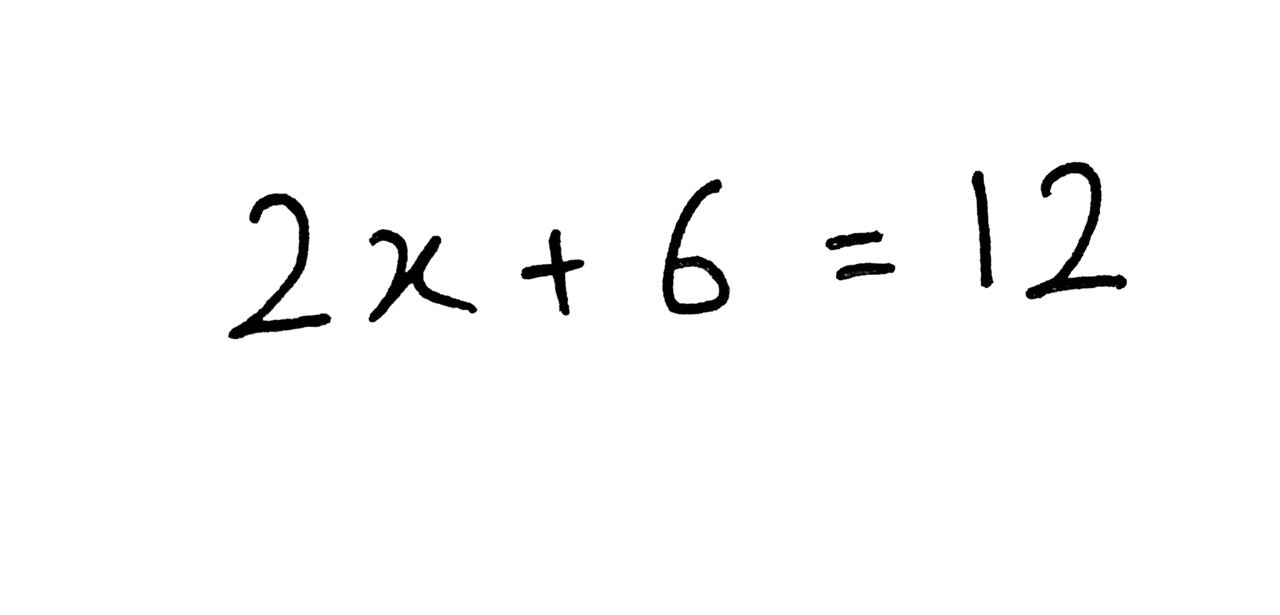
#> input picture images/2x+6=12.jpg, 1280 x 615 px
$ python -i augment_image.py   (imports and definitions only)
#> lines starting #> are read from the running program, lines starting #| are printed output that depends on the picture; after the words box and inside, x2 and y2 are one past the last pixel; in counts of white or black regions, pixels touching at a corner belong together
import cv2
import numpy as np


# Gets the bounding boxes around each number or symbol
def get_bounding_boxes(image_path):
    # Read image from which text needs to be extracted
#> called with image_path = 'images/2x+6=12.jpg'
    image = cv2.imread(image_path)
#> image is the input picture: shape (615, 1280, 3); min 0, max 255, mean 249.9

    # Make the edges sharper by removing the gradient between the writing and the background
    image[image > 100] = 255    # https://stackoverflow.com/a/19666680
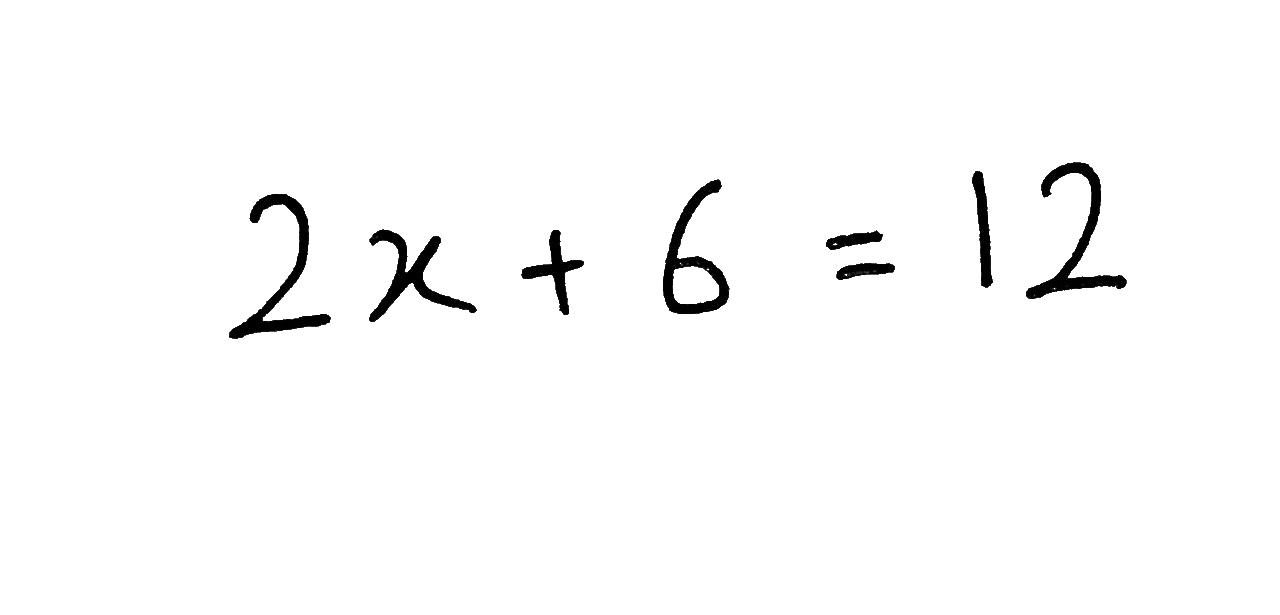
#> image: shape (615, 1280, 3); 1.29% of pixels changed, all inside (x1, y1, x2, y2) = (224, 160, 1128, 344)

    # Convert the image to gray scale
    gray = cv2.cvtColor(image, cv2.COLOR_BGR2GRAY)

    # Performing OTSU threshold
    ret, thresh1 = cv2.threshold(gray, 0, 255, cv2.THRESH_OTSU | cv2.THRESH_BINARY_INV)
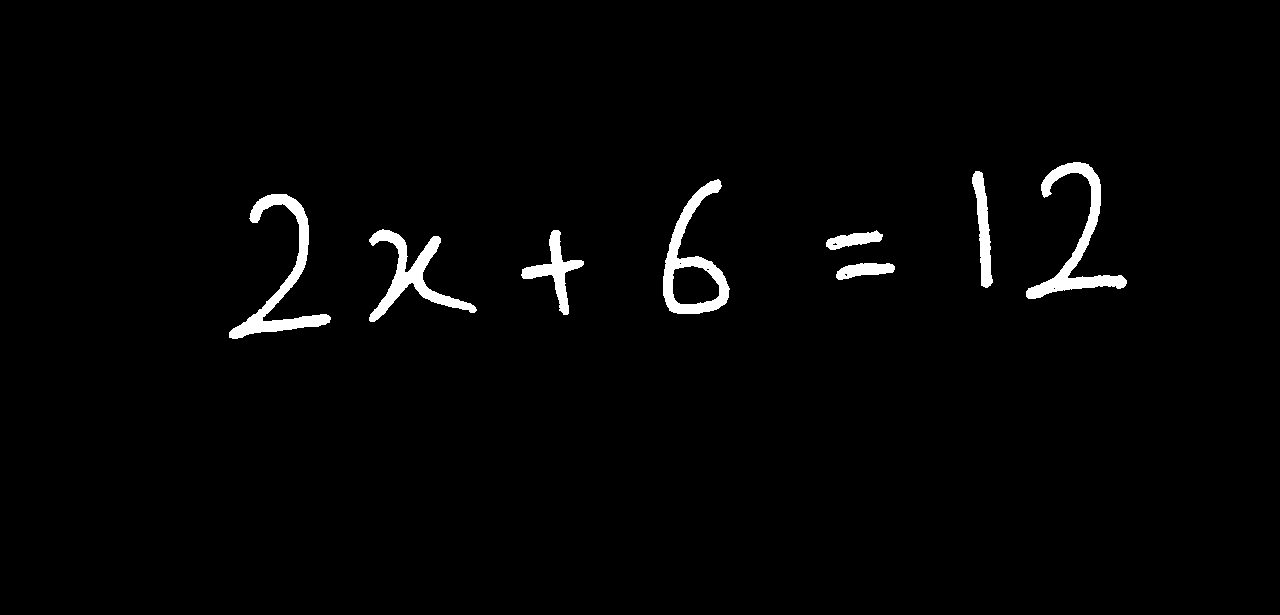
#> thresh1: shape (615, 1280); 1.9% white; 8 white regions, largest, box (x1, y1, x2, y2) and area: (229, 194, 331, 339) 3049, (1026, 162, 1127, 299) 2981, (663, 179, 730, 314) 2744
#> ret = 100

    # Specify structure shape and kernel size.
    # Kernel size increases or decreases the area of the rectangle to be detected.
    # A smaller value like (10, 10) will detect each word instead of a sentence.
    rect_kernel = cv2.getStructuringElement(cv2.MORPH_RECT, (5, 45))

    # Applying dilation on the threshold image
    dilation = cv2.dilate(thresh1, rect_kernel, iterations = 1)
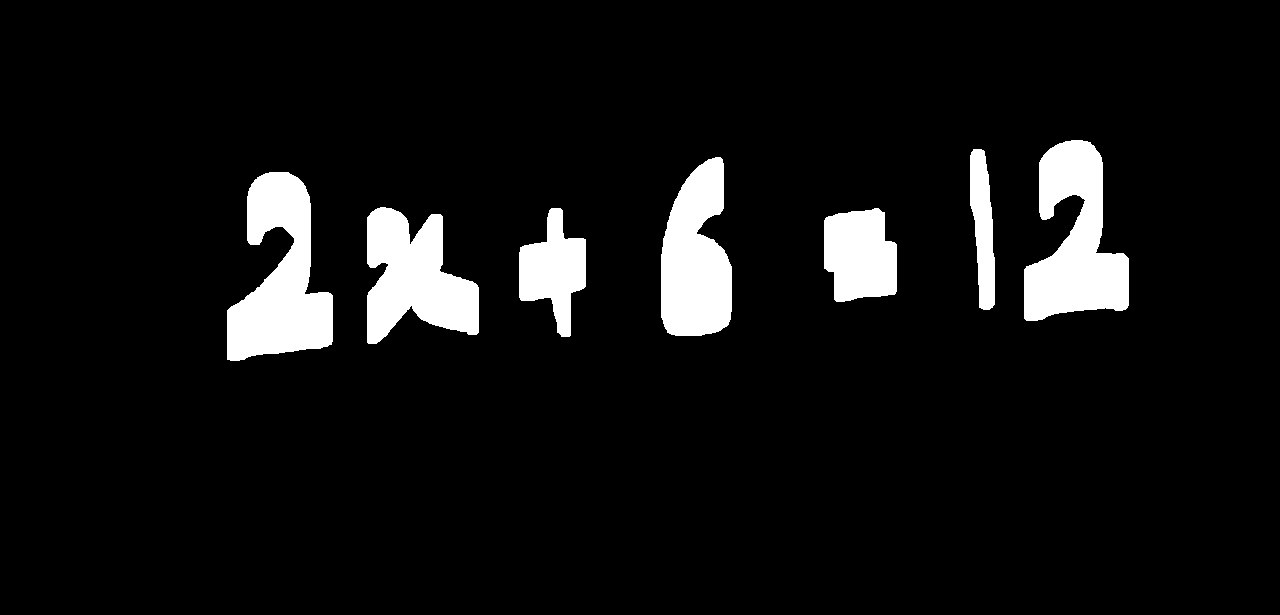
#> dilation: shape (615, 1280); 7.1% white; 7 white regions

    # Finding contours
    contours, hierarchy = cv2.findContours(dilation, cv2.RETR_EXTERNAL, cv2.CHAIN_APPROX_NONE)
#> contours = 7 contours; box (x1, y1, x2, y2) and area: (227, 172, 333, 361) 11424, (1024, 140, 1129, 321) 10990, (367, 207, 479, 344) 9644, (661, 157, 732, 336) 9312, (824, 208, 897, 302) 5503, (519, 208, 586, 337) 4692, (970, 149, 995, 310) 2626

    # Return an array of contours
    return contours

# Uses the bounding boxes to crop the image into seperate numbers or symbols
# [119 lines left out: functions get_chars, sort_chars, not called in this run]

>>> result = get_bounding_boxes('images/2x+6=12.jpg')
#> result has the same summary as contours in get_bounding_boxes

$ run again, on images/9x6=54.jpg
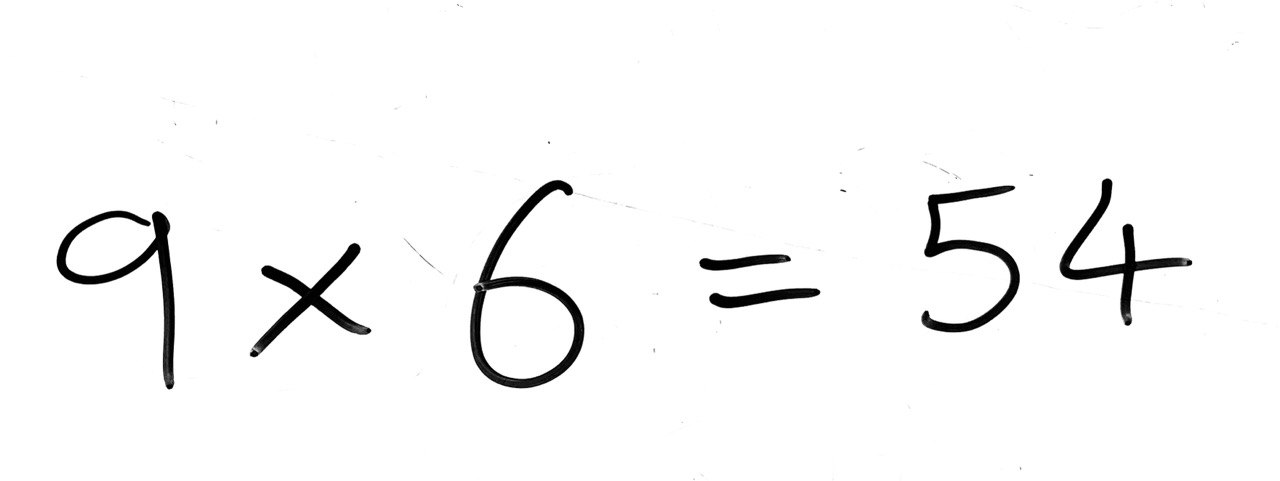
#> input picture images/9x6=54.jpg, 1280 x 481 px
#> in get_bounding_boxes, image is the input picture: shape (481, 1280, 3); min 0, max 255, mean 247
#> image: shape (481, 1280, 3); 3.59% of pixels changed, all inside (x1, y1, x2, y2) = (8, 0, 1280, 481)
#> in get_bounding_boxes, `ret, thresh1 = cv2.threshold(gray, 0, 255, cv2.THRESH_OTSU | cv2.THRES..`:
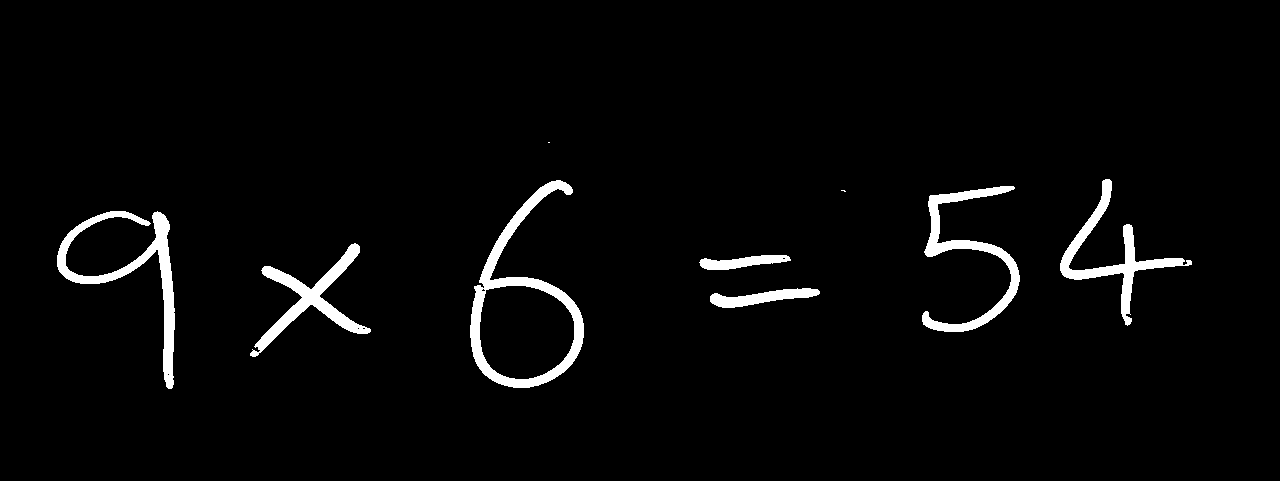
#> thresh1: shape (481, 1280); 3.1% white; 9 white regions (2 under 20 px), largest, box (x1, y1, x2, y2) and area: (470, 180, 584, 388) 4543, (57, 211, 175, 389) 3676, (922, 186, 1020, 332) 3135
#> ret = 100
#> in get_bounding_boxes, `dilation = cv2.dilate(thresh1, rect_kernel, iterations = 1)`:
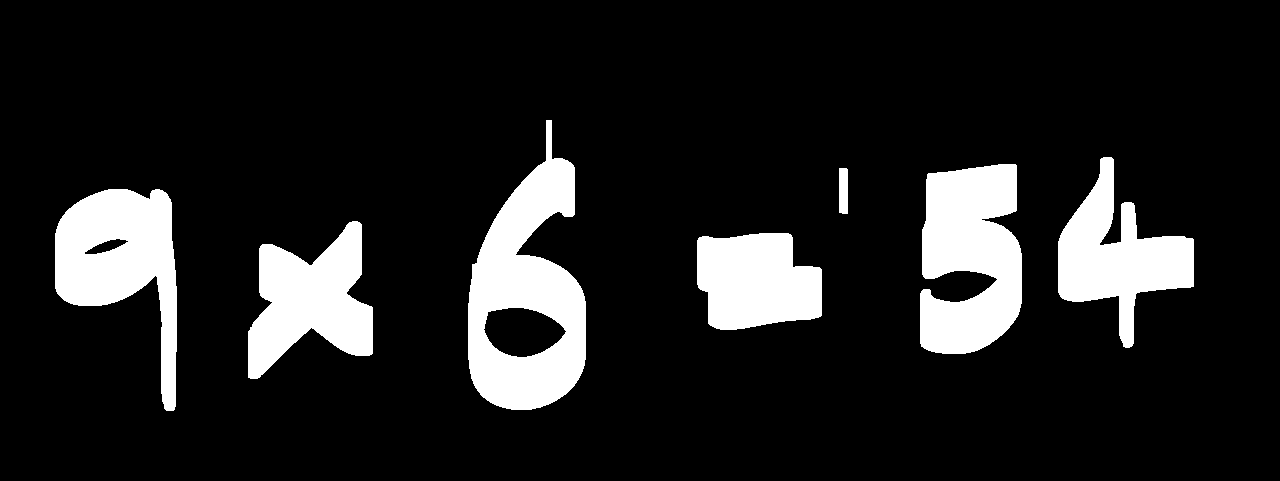
#> dilation: shape (481, 1280); 13% white; 7 white regions
#> contours = 7 contours; box (x1, y1, x2, y2) and area: (468, 120, 586, 410) 20844, (920, 164, 1022, 354) 14846, (55, 189, 177, 411) 13444, (248, 221, 373, 379) 11252, (1058, 157, 1194, 348) 10945, (697, 233, 822, 330) 9662, (839, 168, 848, 214) 357
#> result has the same summary as contours in get_bounding_boxes

$ run again, on images/9x9x9x.jpg
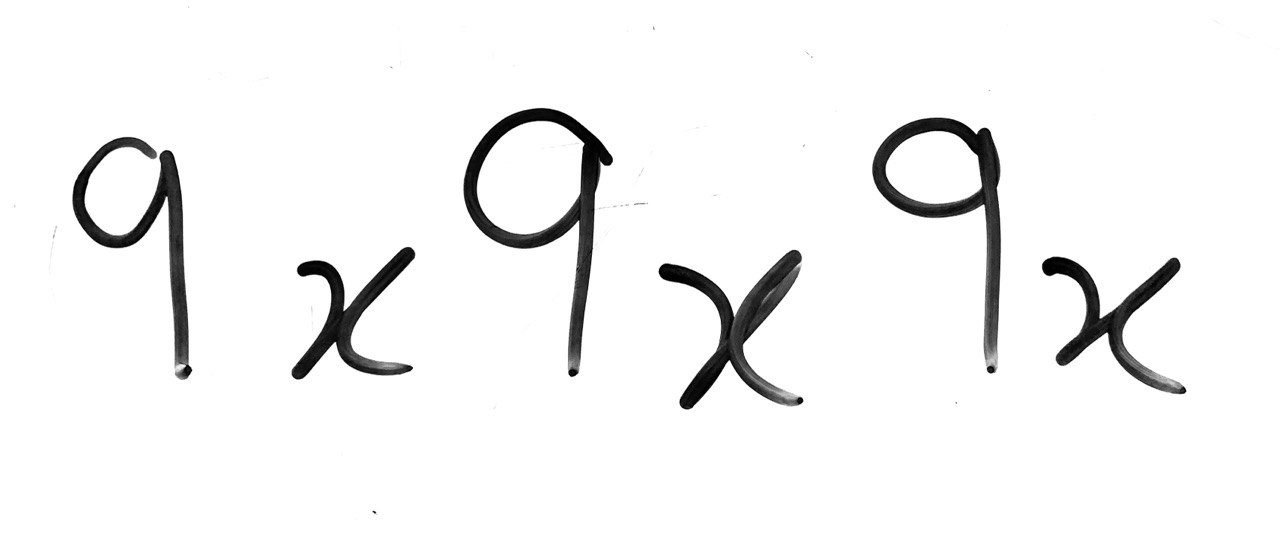
#> input picture images/9x9x9x.jpg, 1280 x 533 px
#> in get_bounding_boxes, image is the input picture: shape (533, 1280, 3); min 0, max 255, mean 242.7
#> image: shape (533, 1280, 3); 3.26% of pixels changed, all inside (x1, y1, x2, y2) = (8, 0, 1280, 521)
#> in get_bounding_boxes, `ret, thresh1 = cv2.threshold(gray, 0, 255, cv2.THRESH_OTSU | cv2.THRES..`:
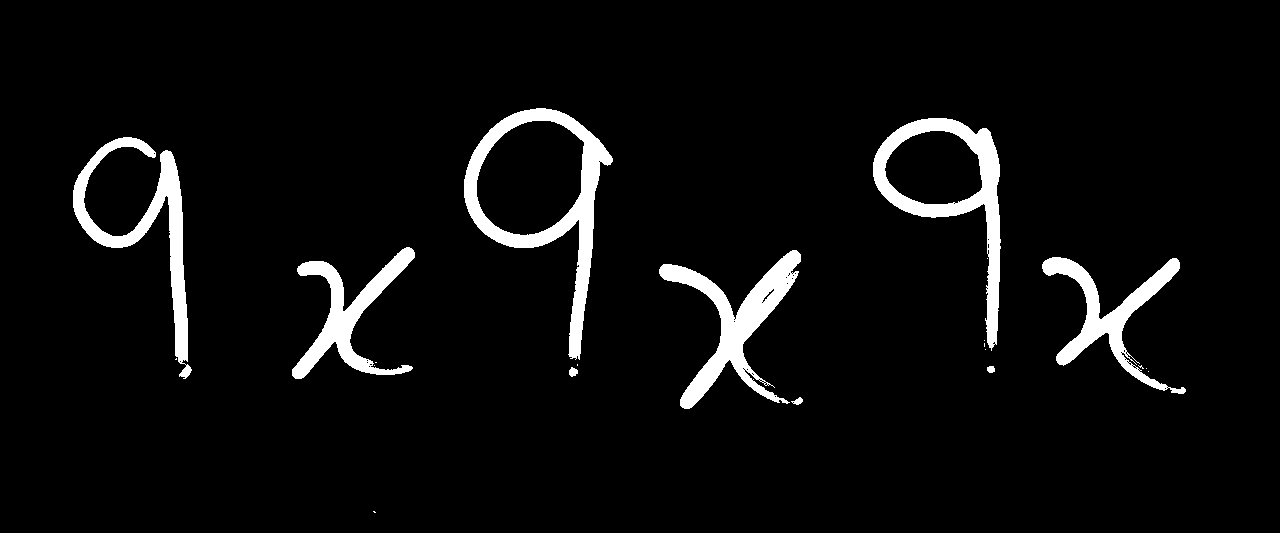
#> thresh1: shape (533, 1280); 5.2% white; 21 white regions (12 under 20 px), largest, box (x1, y1, x2, y2) and area: (464, 108, 613, 360) 7477, (873, 118, 1001, 351) 6384, (659, 250, 801, 409) 6314
#> ret = 100
#> in get_bounding_boxes, `dilation = cv2.dilate(thresh1, rect_kernel, iterations = 1)`:
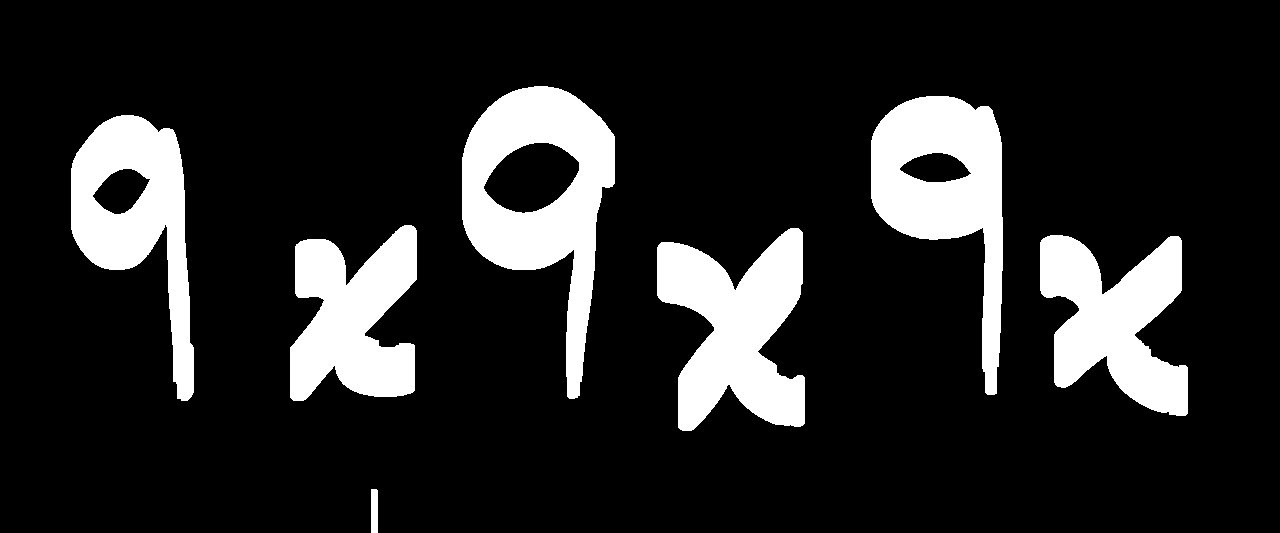
#> dilation: shape (533, 1280); 15.3% white; 7 white regions
#> contours = 7 contours; box (x1, y1, x2, y2) and area: (462, 86, 615, 399) 25088, (871, 96, 1003, 395) 18962, (657, 228, 805, 431) 17873, (71, 115, 194, 401) 17034, (1040, 235, 1188, 416) 15607, (290, 225, 417, 401) 14894, (371, 489, 378, 533) 258
#> result has the same summary as contours in get_bounding_boxes
